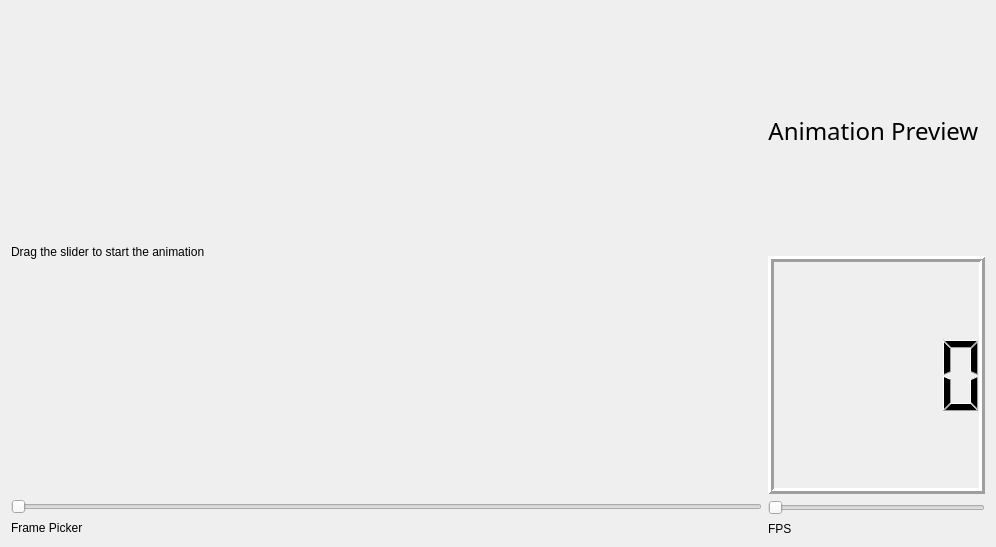
<?xml version="1.0" encoding="UTF-8"?>
<ui version="4.0">
 <class>AnimationPreview</class>
 <widget class="QDialog" name="AnimationPreview">
  <property name="geometry">
   <rect>
    <x>0</x>
    <y>0</y>
    <width>996</width>
    <height>547</height>
   </rect>
  </property>
  <property name="sizePolicy">
   <sizepolicy hsizetype="Preferred" vsizetype="Preferred">
    <horstretch>0</horstretch>
    <verstretch>0</verstretch>
   </sizepolicy>
  </property>
  <property name="windowTitle">
   <string>Dialog</string>
  </property>
  <layout class="QHBoxLayout" name="horizontalLayout_2" stretch="1,0">
   <item>
    <layout class="QVBoxLayout" name="verticalLayout">
     <item>
      <widget class="QLabel" name="preivewAnimationLabel">
       <property name="sizePolicy">
        <sizepolicy hsizetype="Expanding" vsizetype="Expanding">
         <horstretch>0</horstretch>
         <verstretch>0</verstretch>
        </sizepolicy>
       </property>
       <property name="text">
        <string>Drag the slider to start the animation</string>
       </property>
      </widget>
     </item>
     <item>
      <widget class="QSlider" name="currFrameSlider">
       <property name="orientation">
        <enum>Qt::Horizontal</enum>
       </property>
      </widget>
     </item>
     <item>
      <widget class="QLabel" name="label">
       <property name="sizePolicy">
        <sizepolicy hsizetype="Preferred" vsizetype="Expanding">
         <horstretch>0</horstretch>
         <verstretch>0</verstretch>
        </sizepolicy>
       </property>
       <property name="maximumSize">
        <size>
         <width>16777215</width>
         <height>16</height>
        </size>
       </property>
       <property name="text">
        <string>Frame Picker</string>
       </property>
      </widget>
     </item>
    </layout>
   </item>
   <item>
    <layout class="QVBoxLayout" name="verticalLayout_2">
     <item>
      <widget class="QLabel" name="label_4">
       <property name="sizePolicy">
        <sizepolicy hsizetype="Preferred" vsizetype="Expanding">
         <horstretch>0</horstretch>
         <verstretch>0</verstretch>
        </sizepolicy>
       </property>
       <property name="maximumSize">
        <size>
         <width>16777215</width>
         <height>16777215</height>
        </size>
       </property>
       <property name="font">
        <font>
         <family>Arial Black</family>
         <pointsize>18</pointsize>
        </font>
       </property>
       <property name="text">
        <string>Animation Preview </string>
       </property>
       <property name="scaledContents">
        <bool>false</bool>
       </property>
       <property name="alignment">
        <set>Qt::AlignCenter</set>
       </property>
       <property name="wordWrap">
        <bool>false</bool>
       </property>
       <property name="margin">
        <number>0</number>
       </property>
       <property name="indent">
        <number>0</number>
       </property>
      </widget>
     </item>
     <item>
      <widget class="QLCDNumber" name="fpsDisplay">
       <property name="enabled">
        <bool>true</bool>
       </property>
       <property name="sizePolicy">
        <sizepolicy hsizetype="Minimum" vsizetype="Expanding">
         <horstretch>0</horstretch>
         <verstretch>0</verstretch>
        </sizepolicy>
       </property>
       <property name="maximumSize">
        <size>
         <width>16777215</width>
         <height>16777215</height>
        </size>
       </property>
       <property name="frameShape">
        <enum>QFrame::Box</enum>
       </property>
       <property name="frameShadow">
        <enum>QFrame::Raised</enum>
       </property>
       <property name="lineWidth">
        <number>3</number>
       </property>
       <property name="midLineWidth">
        <number>0</number>
       </property>
      </widget>
     </item>
     <item>
      <widget class="QSlider" name="fpsSlider">
       <property name="sizePolicy">
        <sizepolicy hsizetype="Preferred" vsizetype="Expanding">
         <horstretch>0</horstretch>
         <verstretch>0</verstretch>
        </sizepolicy>
       </property>
       <property name="minimumSize">
        <size>
         <width>0</width>
         <height>0</height>
        </size>
       </property>
       <property name="maximumSize">
        <size>
         <width>16777215</width>
         <height>16</height>
        </size>
       </property>
       <property name="minimum">
        <number>0</number>
       </property>
       <property name="orientation">
        <enum>Qt::Horizontal</enum>
       </property>
      </widget>
     </item>
     <item>
      <widget class="QLabel" name="label_2">
       <property name="maximumSize">
        <size>
         <width>16777215</width>
         <height>16</height>
        </size>
       </property>
       <property name="text">
        <string>FPS</string>
       </property>
      </widget>
     </item>
    </layout>
   </item>
  </layout>
 </widget>
 <tabstops>
  <tabstop>currFrameSlider</tabstop>
 </tabstops>
 <resources/>
 <connections/>
</ui>
